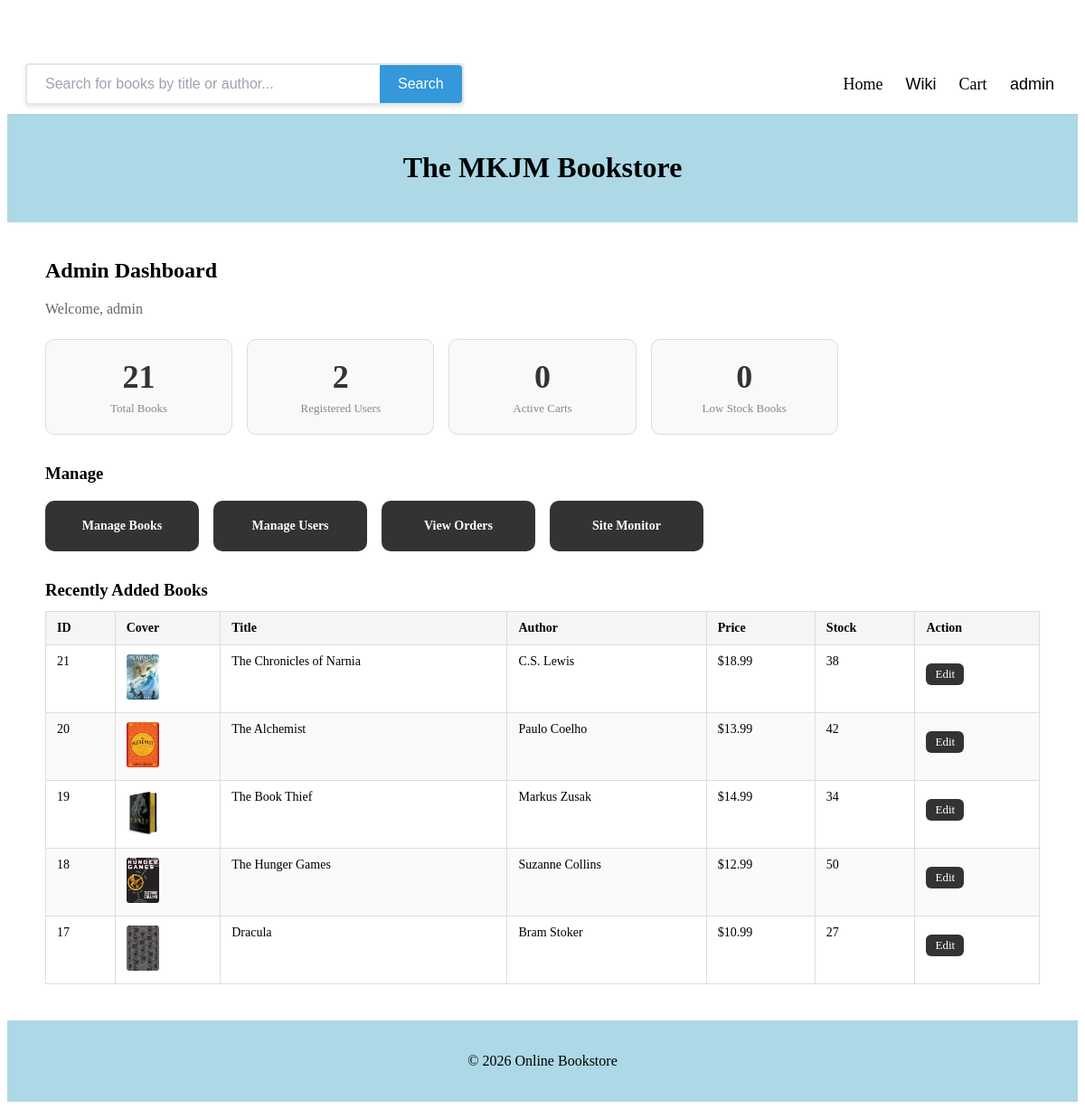
/admin.php (signed in), run on the app's committed database.
### tables this page shows
CREATE TABLE IF NOT EXISTS books (
    id INT AUTO_INCREMENT PRIMARY KEY,
    title VARCHAR(200) NOT NULL,
    author VARCHAR(150) NOT NULL,
    price DECIMAL(8,2) NOT NULL,
    stock INT DEFAULT 0,
    rating TINYINT DEFAULT 0 CHECK (rating BETWEEN 0 AND 5),
    cover_image VARCHAR(255)
);

### admin.php (the view, shortened to what this page needs)
<?php
require_once 'includes/db.php';
$total_books  = $pdo->query("SELECT COUNT(*) FROM books")->fetchColumn();
$total_users  = $pdo->query("SELECT COUNT(*) FROM users")->fetchColumn();
$total_carts  = $pdo->query("SELECT COUNT(DISTINCT user_id) FROM cart")->fetchColumn();
$low_stock    = $pdo->query("SELECT COUNT(*) FROM books WHERE stock < 5")->fetchColumn();
$recent_books = $pdo->query("SELECT * FROM books ORDER BY id DESC LIMIT 5")->fetchAll();
include 'includes/header.php';
?>
<div class="admin-dashboard">
    <h2>Admin Dashboard</h2>
    <p class="admin-welcome">Welcome, <?php echo htmlspecialchars($_SESSION['user']['username']); ?></p>
    <div class="stat-grid">
        <div class="stat-card">
            <span class="stat-number"><?php echo $total_books; ?></span>
            <span class="stat-label">Total Books</span>
        </div>
        <div class="stat-card">
            <span class="stat-number"><?php echo $total_users; ?></span>
            <span class="stat-label">Registered Users</span>
        </div>
        <div class="stat-card">
            <span class="stat-number"><?php echo $total_carts; ?></span>
            <span class="stat-label">Active Carts</span>
        </div>
        <div class="stat-card <?php echo $low_stock > 0 ? 'stat-warning' : ''; ?>">
            <span class="stat-number"><?php echo $low_stock; ?></span>
            <span class="stat-label">Low Stock Books</span>
        </div>
    </div>
    <div class="admin-links">
        <h3>Manage</h3>
        <div class="admin-link-grid">
            <a href="manage_book.php" class="admin-link-card">
                <span>Manage Books</span>
            </a>
            <a href="manage_users.php" class="admin-link-card">
                <span>Manage Users</span>
            </a>
            <a href="admin_orders.php" class="admin-link-card">
                <span>View Orders</span>
            </a>
            <a href="monitor.php" class="admin-link-card">
                <span>Site Monitor</span>
            </a>
        </div>
    </div>
    <div class="admin-recent">
        <h3>Recently Added Books</h3>
        <table class="admin-table">
            <thead>
                <tr>
                    <th>ID</th>
                    <th>Cover</th>
                    <th>Title</th>
                    <th>Author</th>
                    <th>Price</th>
                    <th>Stock</th>
                    <th>Action</th>
                </tr>
            </thead>
            <tbody>
                <?php foreach ($recent_books as $book): ?>
                <tr>
                    <td><?php echo $book['id']; ?></td>
                    <td>
                        <?php if (!empty($book['cover_image'])): ?>
                            <img src="images/book_images/<?php echo htmlspecialchars($book['cover_image']); ?>"
                                 style="width:36px; height:50px; object-fit:cover; border-radius:3px;">
                        <?php else: ?>
                            —
                        <?php endif; ?>
                    </td>
                    <td><?php echo htmlspecialchars($book['title']); ?></td>
                    <td><?php echo htmlspecialchars($book['author']); ?></td>
                    <td>$<?php echo number_format($book['price'], 2); ?></td>
                    <td class="<?php echo $book['stock'] < 5 ? 'low-stock' : ''; ?>">
                        <?php echo $book['stock']; ?>
                    </td>
                    <td>
                        <a href="manage_book.php?edit=<?php echo $book['id']; ?>" class="btn btn-sm">Edit</a>
                    </td>
                </tr>
                <?php endforeach; ?>
            </tbody>
        </table>
    </div>
</div>
<?php include 'includes/footer.php'; ?>

### style.css (style rules this page uses)
body { margin-top: 60px; background-color: rgb(255, 255, 255); text-align: left; }
.btn { display: inline-block; margin-top: 10px; background: #333; color: white; padding: 10px 20px; text-decoration: none; }
.btn { display: inline-block; padding: 10px 24px; background: #333; color: white; border: none; border-radius: 6px; cursor: pointer; text-decoration: none; margin-right: 8px; }
.admin-table { width: 100%; border-collapse: collapse; font-size: 14px; }
.admin-table th, .admin-table td { padding: 10px 12px; border: 1px solid #ddd; text-align: left; }
.admin-table th { background: #f5f5f5; font-weight: 600; }
.admin-table tr:nth-child(even) { background: #fafafa; }
.btn { display: inline-block; padding: 8px 18px; background: #333; color: white; border: none; border-radius: 6px; cursor: pointer; text-decoration: none; font-size: 14px; margin-right: 6px; }
.btn-sm { padding: 4px 10px; font-size: 13px; }
.admin-dashboard { max-width: 1100px; margin: 40px auto; padding: 0 20px; }
.admin-welcome { color: #666; margin: 0 0 24px; }
.stat-grid { display: grid; grid-template-columns: repeat(auto-fill, minmax(180px, 1fr)); gap: 16px; margin-bottom: 32px; }
.stat-card { background: #f9f9f9; border: 1px solid #ddd; border-radius: 10px; padding: 20px; display: flex; flex-direction: column; align-items: center; gap: 6px; }
.stat-number { font-size: 36px; font-weight: bold; color: #333; }
.stat-label { font-size: 13px; color: #888; }
.admin-links { margin-bottom: 32px; }
.admin-link-grid { display: grid; grid-template-columns: repeat(auto-fill, minmax(150px, 1fr)); gap: 16px; margin-top: 12px; }
.admin-link-card { background: #333; color: white; border-radius: 10px; padding: 20px; text-decoration: none; display: flex; flex-direction: column; align-items: center; gap: 10px; font-size: 14px; font-weight: 600; transition: background 0.2s; }
.admin-recent h3 { margin-bottom: 12px; }
.btn { display: inline-block; padding: 6px 14px; background: #333; color: white; border-radius: 6px; text-decoration: none; font-size: 13px; }
.btn-sm { padding: 4px 10px; font-size: 12px; }
.admin-table th, .admin-table td { padding: 10px 12px; border: 1px solid #ddd; text-align: left; vertical-align: top; }
.btn { display: inline-block; padding: 8px 16px; background: #333; color: white; border: none; border-radius: 6px; cursor: pointer; text-decoration: none; font-size: 14px; margin-right: 6px; }

### data on the page
books: id "21", cover_image (picture), title "The Chronicles of Narnia", author "C.S. Lewis", price "18.99", stock "38"
books: id "20", cover_image (picture), title "The Alchemist", author "Paulo Coelho", price "13.99", stock "42"
books: id "19", cover_image (picture), title "The Book Thief", author "Markus Zusak", price "14.99", stock "34"
books: id "18", cover_image (picture), title "The Hunger Games", author "Suzanne Collins", price "12.99", stock "50"
books: id "17", cover_image (picture), title "Dracula", author "Bram Stoker", price "10.99", stock "27"

### other printed values
$_SESSION['user']['username'] "admin"
$total_books "21"
$total_users "2"
$total_carts "0"
$low_stock "0"
